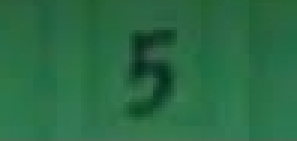
#> input picture pics/1.png, 99 x 47 px, found by its file name (shown 3 times larger)
$ python filterTest2.py   (older library calls are emulated)
#> lines starting #> are read from the running program, lines starting #| are printed output that depends on the picture
#> further down, image is the input picture: shape (47, 99, 3) float32; mean R, G, B 0.162, 0.42, 0.268
### scripts/ocr.py
import matplotlib.pyplot as plt
import numpy as np
import cv2
import copy
import os
import shutil

from pylab import imread, imshow, figure, show, subplot, plot, scatter
from scipy.cluster.vq import kmeans, vq


# [177 lines left out: functions delete_files, save_digit_to_binary_img_as_mnist, save_digit_as_binary_original, crop_digit, binary_filter, resize and 4 more, not called in this run]


# obsolete code


# K means on color filtering, it doesn't clear out the background very well
# produces thick edge that connects digits together causion confusion
def img_kmeans(imgFile, k):
#> called with imgFile = '../pics/1.png', k = 4
    img = imread(imgFile)
    # reshaping the pixels matrix to read in for k means
    pixel = np.reshape(img, (img.shape[0] * img.shape[1], 3))

    # performing the clustering on shaped pixels
    centroids, _ = kmeans(pixel, k)      # centeroids contains the 2 representative color of the image
#> centroids = [[0.165, 0.44, 0.278], [0.0705, 0.264, 0.162], [0.153, 0.396, 0.247], [0.195, 0.463, 0.312]]

    # quantization of 2 for color
    qnt, _ = vq(pixel, centroids)
#> qnt = 4653 values, max 3 at index 1725, min 0 at index 445, mean 1.41

    # reshaping the result of the quantization, clustered contains the cluster numbers
    clustered = np.reshape(qnt, (img.shape[0], img.shape[1]))
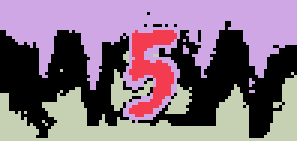
#> clustered: shape (47, 99) int32 (shown 3 times larger); 4 distinct labels, from 0 to 3; one colour per label, 0 black
    clustered_color = centroids[clustered]   #color the clustered
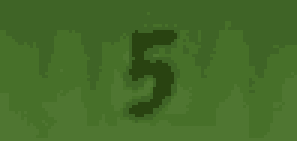
#> clustered_color: shape (47, 99, 3) float32 (shown 3 times larger); mean of channels 0, 1, 2 0.162, 0.42, 0.269; drawn as B, G, R
    return clustered, clustered_color


# binary matrix to position is used to convert binary image to positional matrix of each
# non white pixel, it is then used for k means to cluster the digits into groups
# It didn't go well because digits sometimes are connected so they are often clustered together
# [34 lines left out: functions binary_matrix_to_position, binary_matrix_to_position_num, not called in this run]

def binary_matrix_to_position_2(clustered):
    """ we assume the first color pixel that's most upper left of the image is not the
    color of the number, a quick fix
    """
    not_digit_color = clustered[1,1]
#> not_digit_color = 2

    binPosMat = np.empty((0,2), int)
    # go through the clustered matrix and get the position of the pixel that represent a digit
    for (x,y), pixel in np.ndenumerate(clustered):
        pixelColor =  clustered[x,y]
        if pixelColor != not_digit_color:
            binPos = np.empty((1,2), int)
            binPos[0,0] = x
            binPos[0,1] = y
            binPosMat = np.append(binPosMat, binPos, axis=0)
#> this loop made 4653 passes
#> (pixelColor, binPosMat) on passes 446, 769: (0, [[4, 49]]), (0, [[4, 49], [7, 75]])
#> pixelColor on passes 844, 845, 846, 848, 851, 868: 0, 0, 0, 0, 0, 0
#> after the loop, binPosMat = 3003 pairs, first value 4 to 46, second value 0 to 98

    return binPosMat


### scripts/Depricated/filterTest2.py

# from PIL import Image

# Image.open('../pics/1.png').convert('L').save('../pics/1_gray.png')

import numpy as np
from pylab import imread, imshow, imsave, figure, show, subplot, plot, scatter
from scipy.cluster.vq import kmeans, vq
import ocr
import matplotlib.pyplot as plt
import numpy as np

from pylab import imread, imshow, figure, show, subplot, plot, scatter
from scipy.cluster.vq import kmeans, vq
from skimage import data, img_as_uint, img_as_float
from skimage.external.tifffile import imsave
from skimage.filters import threshold_otsu, threshold_adaptive, threshold_yen
from skimage.segmentation import clear_border


img = '../pics/1.png'
# img = imread('../pics/1.png')

image = imread(img)

clustered, clustered_color = ocr.img_kmeans(img, 4)

binPosMat = ocr.binary_matrix_to_position_2(clustered)

# color filtered using k means
# imsave("../pics/pic_clustered.png", clustered_color)


figure(1)
subplot(221)
imshow(image)
subplot(222)
imshow(clustered_color)
subplot(223)
scatter(binPosMat[:,0], binPosMat[:,1])
subplot(224)
show()
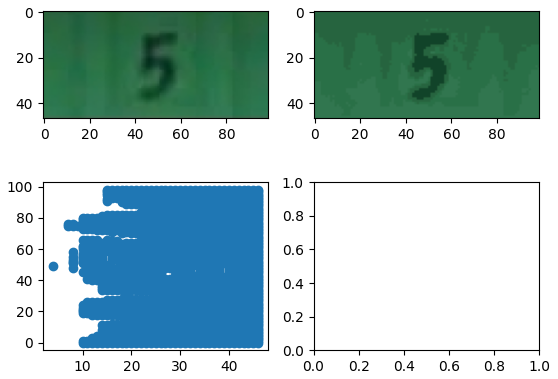
#> figure drawn by matplotlib, 3 panels

$ run again, with pics/12.png copied over pics/1.png
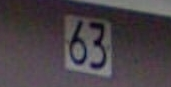
#> input picture pics/12.png, 171 x 87 px, found by its file name
#> image is the input picture: shape (87, 171, 3) float32; mean R, G, B 0.286, 0.257, 0.277
#> centroids = [[0.473, 0.473, 0.474], [0.277, 0.241, 0.26], [0.344, 0.311, 0.337], [0.184, 0.154, 0.175]]
#> qnt = 14877 values, max 3 at index 0, min 0 at index 80, mean 1.87
#> in img_kmeans, `clustered = np.reshape(qnt, (img.shape[0], img.shape[1]))`:
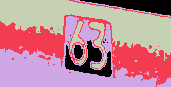
#> clustered: shape (87, 171) int32; 4 distinct labels, from 0 to 3; one colour per label, 0 black
#> not_digit_color = 3
#> the loop in binary_matrix_to_position_2, `for (x,y), pixel in np.ndenumerate(clustered):` made 14877 passes
#> (pixelColor, binPosMat) on passes 70 to 71: (1, [[0, 69]]), (1, [[0, 69], [0, 70]])
#> after the loop in binary_matrix_to_position_2, `for (x,y), pixel in np.ndenumerate(clustered):`: binPosMat = 9860 pairs, first value 0 to 86, second value 0 to 170
#> `show()`:
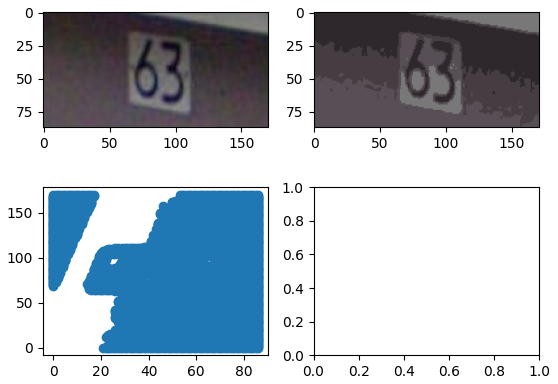
#> figure drawn by matplotlib, 3 panels

$ run again, with pics/14.png copied over pics/1.png
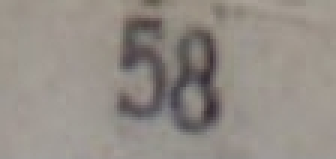
#> input picture pics/14.png, 112 x 53 px, found by its file name (shown 3 times larger)
#> image is the input picture: shape (53, 112, 3) float32; mean R, G, B 0.578, 0.552, 0.526
#> centroids = [[0.361, 0.333, 0.334], [0.59, 0.565, 0.533], [0.495, 0.47, 0.453], [0.625, 0.599, 0.57]]
#> qnt = 5936 values, max 3 at index 0, min 0 at index 49, mean 2.15
#> in img_kmeans, `clustered = np.reshape(qnt, (img.shape[0], img.shape[1]))`:
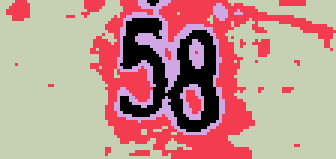
#> clustered: shape (53, 112) int32 (shown 3 times larger); 4 distinct labels, from 0 to 3; one colour per label, 0 black
#> not_digit_color = 3
#> the loop in binary_matrix_to_position_2, `for (x,y), pixel in np.ndenumerate(clustered):` made 5936 passes
#> (pixel, pixelColor, binPosMat) on passes 6 to 7: (1, 1, [[0, 5]]), (1, 1, [[0, 5], [0, 6]])
#> after the loop in binary_matrix_to_position_2, `for (x,y), pixel in np.ndenumerate(clustered):`: binPosMat = 2502 pairs, first value 0 to 52, second value 2 to 111
#> `show()`:
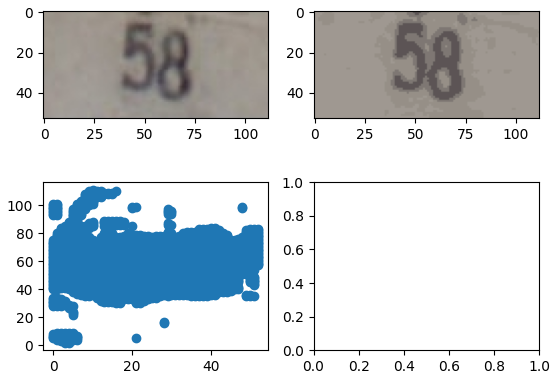
#> figure drawn by matplotlib, 3 panels
